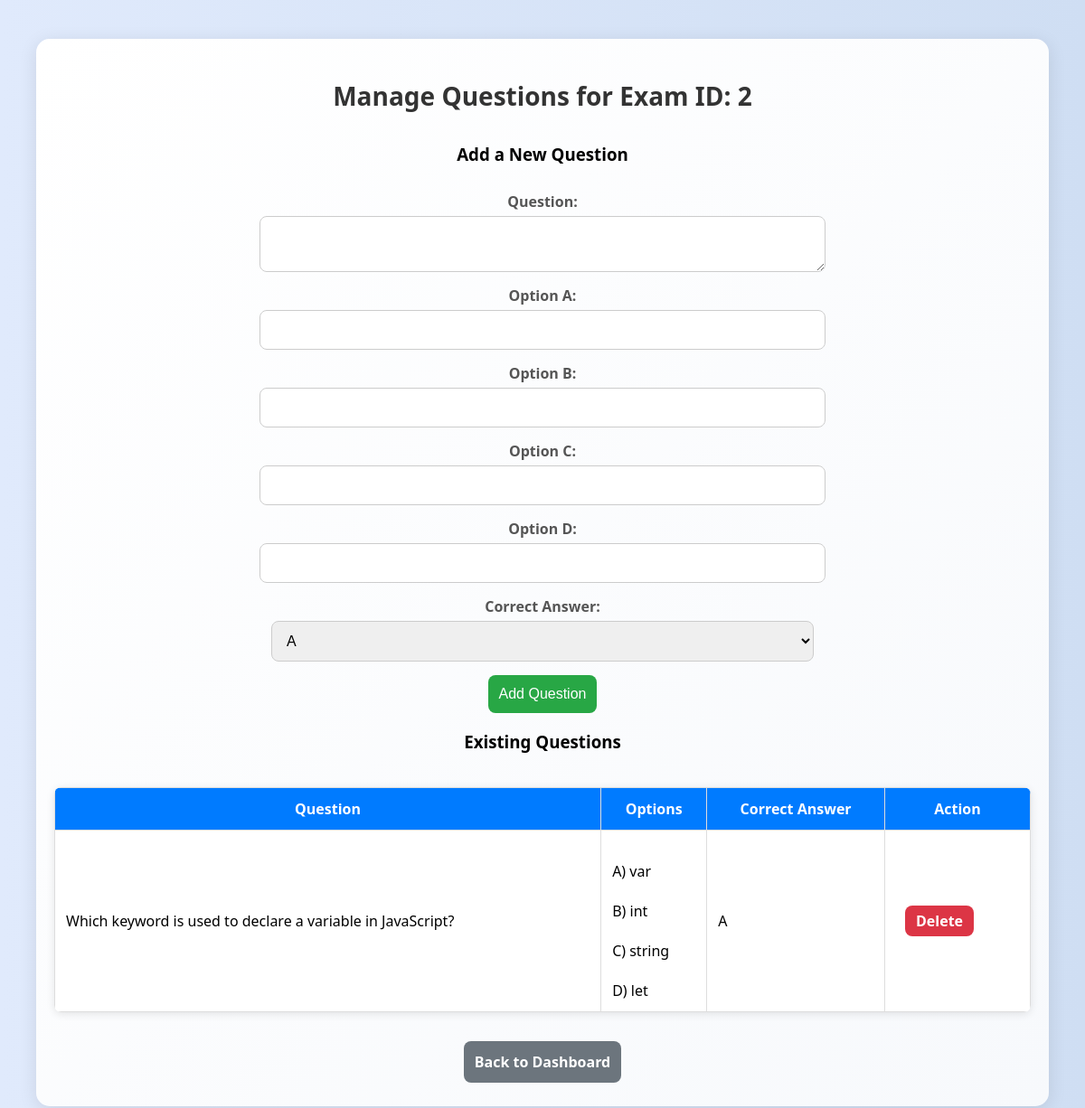
Screenshot of /admin/manage_questions.php?exam_id=2 (signed in) with the database file from the repository.
### tables this page shows
CREATE TABLE questions (
    id INT AUTO_INCREMENT PRIMARY KEY,
    exam_id INT NOT NULL,
    question_text TEXT NOT NULL,
    option_a VARCHAR(255) NOT NULL,
    option_b VARCHAR(255) NOT NULL,
    option_c VARCHAR(255) NOT NULL,
    option_d VARCHAR(255) NOT NULL,
    correct_option ENUM('A', 'B', 'C', 'D') NOT NULL,
    FOREIGN KEY (exam_id) REFERENCES exams(id) ON DELETE CASCADE
);

### admin/manage_questions.php (the view, shortened to what this page needs)
<?php
require '../includes/db.php';
$exam_id = intval($_GET['exam_id']);
$sql = "SELECT * FROM questions WHERE exam_id = ?";
$stmt = $conn->prepare($sql);
$stmt->bind_param("i", $exam_id);
$stmt->execute();
$result = $stmt->get_result();
?>
<!DOCTYPE html>
<html lang="en">
<head>
    <link rel="stylesheet" href="../assets/css/style.css">
</head>
<body>
    <div class="container">
        <h2>Manage Questions for Exam ID: <?php echo $exam_id; ?></h2>
        <h3>Add a New Question</h3>
        <form method="POST">
            <label>Question:</label>
            <textarea name="question_text" required></textarea>
            <label>Option A:</label>
            <input type="text" name="option_a" required>
            <label>Option B:</label>
            <input type="text" name="option_b" required>
            <label>Option C:</label>
            <input type="text" name="option_c" required>
            <label>Option D:</label>
            <input type="text" name="option_d" required>
            <label>Correct Answer:</label>
            <select name="correct_option">
                <option value="A">A</option>
            </select>
            <button type="submit">Add Question</button>
        </form>
        <h3>Existing Questions</h3>
        <table class="exam-list">
            <tr>
                <th>Question</th>
                <th>Options</th>
                <th>Correct Answer</th>
                <th>Action</th>
            </tr>
            <?php while ($row = $result->fetch_assoc()): ?>
                <tr>
                    <td><?php echo $row['question_text']; ?></td>
                    <td>
                        A) <?php echo $row['option_a']; ?><br>
                        B) <?php echo $row['option_b']; ?><br>
                        C) <?php echo $row['option_c']; ?><br>
                        D) <?php echo $row['option_d']; ?>
                    </td>
                    <td><?php echo $row['correct_option']; ?></td>
                    <td>
                    <a href="manage_questions.php?exam_id=<?php echo $exam_id; ?>&delete_id=<?php echo $row['id']; ?>"
                    class="delete-btn"
                    onclick="return confirm('Delete this question?');">
                    Delete
                    </a>
                    </td>
                </tr>
            <?php endwhile; ?>
        </table>
        <br>
        <a href="../admin/dashboard.php" class="back-btn">Back to Dashboard</a>
    </div>
</body>
</html>

### assets/css/style.css (style rules this page uses)
body { font-family: 'Segoe UI', Tahoma, Geneva, Verdana, sans-serif; background: linear-gradient(to right, #e0eafc, #cfdef3); margin: 0; padding: 0; display: flex; justify-content: center; align-items: center; height: 100vh; }
.container { width: 90%; max-width: 1200px; height: 90vh; background: linear-gradient(to bottom right, #ffffff, #f7f9fc); padding: 20px; border-radius: 15px; box-shadow: 0px 4px 20px rgba(0, 0, 0, 0.1); overflow-y: auto; display: flex; flex-direction: column; align-items: center; justify-content: flex-start; text-align: center; }
h1, h2 { font-size: 28px; color: #333; margin-bottom: 15px; }
a { display: inline-block; text-decoration: none; padding: 12px 18px; margin: 10px; border-radius: 8px; background-color: #007BFF; color: white; font-weight: bold; transition: background-color 0.3s, transform 0.2s; }
.exam-list { list-style-type: none; padding: 0; width: 100%; }
form { display: flex; flex-direction: column; align-items: center; width: 100%; max-width: 600px; }
label { display: block; margin-top: 10px; font-weight: bold; color: #555; }
input, select, textarea { width: 100%; padding: 12px; margin: 5px 0; border: 1px solid #ccc; border-radius: 8px; font-size: 16px; transition: border-color 0.3s; }
button { background-color: #28a745; color: white; padding: 12px; border: none; border-radius: 8px; cursor: pointer; font-size: 16px; margin-top: 10px; transition: background-color 0.3s, transform 0.2s; }
table { width: 100%; border-collapse: collapse; margin-top: 20px; background: #ffffff; box-shadow: 0px 2px 10px rgba(0, 0, 0, 0.1); border-radius: 8px; overflow: hidden; }
th, td { border: 1px solid #ddd; padding: 12px; text-align: left; }
th { background-color: #007BFF; color: white; text-align: center; }
td { background-color: #fff; }
td:nth-child(2) { white-space: pre-line; }
.delete-btn { background-color: #dc3545; color: white; padding: 6px 12px; border-radius: 8px; text-decoration: none; display: inline-block; text-align: center; }
.back-btn { background-color: #6c757d; padding: 12px; border-radius: 8px; color: white; text-decoration: none; display: inline-block; }

### rows the page displays
questions: question_text "Which keyword is used to declare a variable in JavaScript?", option_a "var", option_b "int", option_c "string", option_d "let", correct_option "A"

### other values shown
$exam_id "2"
